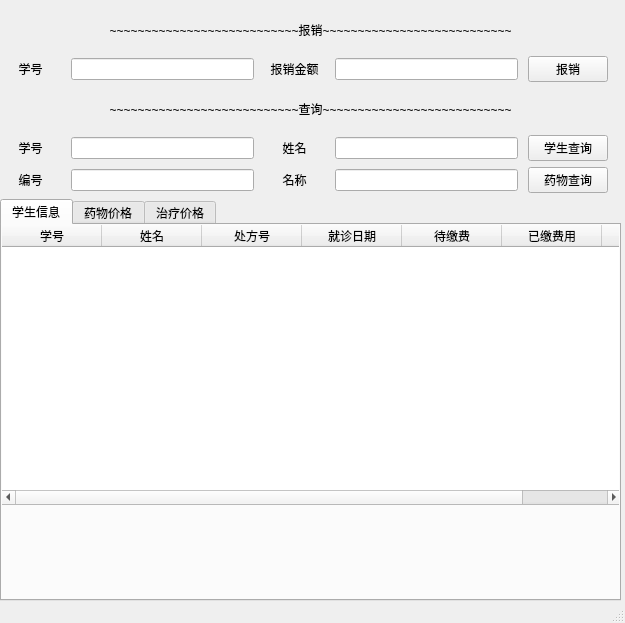
<?xml version="1.0" encoding="UTF-8"?>
<ui version="4.0">
 <class>MainWindow</class>
 <widget class="QMainWindow" name="MainWindow">
  <property name="geometry">
   <rect>
    <x>0</x>
    <y>0</y>
    <width>625</width>
    <height>623</height>
   </rect>
  </property>
  <property name="windowTitle">
   <string>财务系统</string>
  </property>
  <property name="windowIcon">
   <iconset>
    <normaloff>../source/8b508045ce50657990e3afe7843944b8.png</normaloff>../source/8b508045ce50657990e3afe7843944b8.png</iconset>
  </property>
  <widget class="QWidget" name="centralwidget">
   <widget class="QWidget" name="verticalLayoutWidget">
    <property name="geometry">
     <rect>
      <x>0</x>
      <y>10</y>
      <width>621</width>
      <height>591</height>
     </rect>
    </property>
    <layout class="QVBoxLayout" name="verticalLayout" stretch="1,2,1,2,2,10">
     <item>
      <widget class="QLabel" name="label_4">
       <property name="text">
        <string>~~~~~~~~~~~~~~~~~~~~~~~~~~~报销~~~~~~~~~~~~~~~~~~~~~~~~~~~</string>
       </property>
       <property name="alignment">
        <set>Qt::AlignCenter</set>
       </property>
      </widget>
     </item>
     <item>
      <layout class="QHBoxLayout" name="horizontalLayout_2" stretch="1,3,1,3,1">
       <property name="spacing">
        <number>10</number>
       </property>
       <property name="rightMargin">
        <number>13</number>
       </property>
       <item>
        <widget class="QLabel" name="label_5">
         <property name="text">
          <string>学号</string>
         </property>
         <property name="alignment">
          <set>Qt::AlignCenter</set>
         </property>
        </widget>
       </item>
       <item>
        <widget class="QLineEdit" name="LE_Sno_afr"/>
       </item>
       <item>
        <widget class="QLabel" name="label_6">
         <property name="text">
          <string>报销金额</string>
         </property>
         <property name="alignment">
          <set>Qt::AlignCenter</set>
         </property>
        </widget>
       </item>
       <item>
        <widget class="QLineEdit" name="LE_mon_afr"/>
       </item>
       <item>
        <widget class="QPushButton" name="B_afr">
         <property name="text">
          <string>报销</string>
         </property>
        </widget>
       </item>
      </layout>
     </item>
     <item>
      <widget class="QLabel" name="label">
       <property name="text">
        <string>~~~~~~~~~~~~~~~~~~~~~~~~~~~查询~~~~~~~~~~~~~~~~~~~~~~~~~~~</string>
       </property>
       <property name="alignment">
        <set>Qt::AlignCenter</set>
       </property>
      </widget>
     </item>
     <item>
      <layout class="QHBoxLayout" name="horizontalLayout" stretch="1,3,1,3,1">
       <property name="spacing">
        <number>10</number>
       </property>
       <property name="rightMargin">
        <number>13</number>
       </property>
       <item>
        <widget class="QLabel" name="label_2">
         <property name="text">
          <string>学号</string>
         </property>
         <property name="alignment">
          <set>Qt::AlignCenter</set>
         </property>
        </widget>
       </item>
       <item>
        <widget class="QLineEdit" name="LE_Sno_search"/>
       </item>
       <item>
        <widget class="QLabel" name="label_3">
         <property name="text">
          <string>姓名</string>
         </property>
         <property name="alignment">
          <set>Qt::AlignCenter</set>
         </property>
        </widget>
       </item>
       <item>
        <widget class="QLineEdit" name="LE_Sname_search"/>
       </item>
       <item>
        <widget class="QPushButton" name="B_search">
         <property name="text">
          <string>学生查询</string>
         </property>
        </widget>
       </item>
      </layout>
     </item>
     <item>
      <layout class="QHBoxLayout" name="horizontalLayout_3" stretch="1,3,1,3,1">
       <property name="spacing">
        <number>10</number>
       </property>
       <property name="rightMargin">
        <number>13</number>
       </property>
       <item>
        <widget class="QLabel" name="label_7">
         <property name="text">
          <string>编号</string>
         </property>
         <property name="alignment">
          <set>Qt::AlignCenter</set>
         </property>
        </widget>
       </item>
       <item>
        <widget class="QLineEdit" name="LE_MaTno_search"/>
       </item>
       <item>
        <widget class="QLabel" name="label_8">
         <property name="text">
          <string>名称</string>
         </property>
         <property name="alignment">
          <set>Qt::AlignCenter</set>
         </property>
        </widget>
       </item>
       <item>
        <widget class="QLineEdit" name="LE_MaTname_search"/>
       </item>
       <item>
        <widget class="QPushButton" name="B_MaT_search">
         <property name="text">
          <string>药物查询</string>
         </property>
        </widget>
       </item>
      </layout>
     </item>
     <item>
      <widget class="QTabWidget" name="tabWidget">
       <property name="currentIndex">
        <number>0</number>
       </property>
       <widget class="QWidget" name="Stu_info">
        <attribute name="title">
         <string>学生信息</string>
        </attribute>
        <widget class="QWidget" name="verticalLayoutWidget_2">
         <property name="geometry">
          <rect>
           <x>-1</x>
           <y>-1</y>
           <width>621</width>
           <height>281</height>
          </rect>
         </property>
         <layout class="QVBoxLayout" name="verticalLayout_2">
          <item>
           <widget class="QTableWidget" name="TB_Stu_info">
            <column>
             <property name="text">
              <string>学号</string>
             </property>
            </column>
            <column>
             <property name="text">
              <string>姓名</string>
             </property>
            </column>
            <column>
             <property name="text">
              <string>处方号</string>
             </property>
            </column>
            <column>
             <property name="text">
              <string>就诊日期</string>
             </property>
            </column>
            <column>
             <property name="text">
              <string>待缴费</string>
             </property>
            </column>
            <column>
             <property name="text">
              <string>已缴费用</string>
             </property>
            </column>
            <column>
             <property name="text">
              <string>报销金额</string>
             </property>
            </column>
           </widget>
          </item>
         </layout>
        </widget>
       </widget>
       <widget class="QWidget" name="M_cost_tab">
        <attribute name="title">
         <string>药物价格</string>
        </attribute>
        <widget class="QWidget" name="verticalLayoutWidget_3">
         <property name="geometry">
          <rect>
           <x>-1</x>
           <y>-1</y>
           <width>621</width>
           <height>281</height>
          </rect>
         </property>
         <layout class="QVBoxLayout" name="verticalLayout_3">
          <item>
           <widget class="QTableWidget" name="TB_M_info">
            <column>
             <property name="text">
              <string>编号</string>
             </property>
            </column>
            <column>
             <property name="text">
              <string>名称</string>
             </property>
            </column>
            <column>
             <property name="text">
              <string>价格</string>
             </property>
            </column>
           </widget>
          </item>
         </layout>
        </widget>
       </widget>
       <widget class="QWidget" name="T_cost_tab">
        <attribute name="title">
         <string>治疗价格</string>
        </attribute>
        <widget class="QWidget" name="verticalLayoutWidget_4">
         <property name="geometry">
          <rect>
           <x>-1</x>
           <y>-1</y>
           <width>621</width>
           <height>281</height>
          </rect>
         </property>
         <layout class="QVBoxLayout" name="verticalLayout_4">
          <item>
           <widget class="QTableWidget" name="TB_T_info">
            <column>
             <property name="text">
              <string>编号</string>
             </property>
            </column>
            <column>
             <property name="text">
              <string>名称</string>
             </property>
            </column>
            <column>
             <property name="text">
              <string>价格</string>
             </property>
            </column>
           </widget>
          </item>
         </layout>
        </widget>
       </widget>
      </widget>
     </item>
    </layout>
   </widget>
  </widget>
  <widget class="QStatusBar" name="statusBar"/>
 </widget>
 <resources/>
 <connections/>
</ui>
